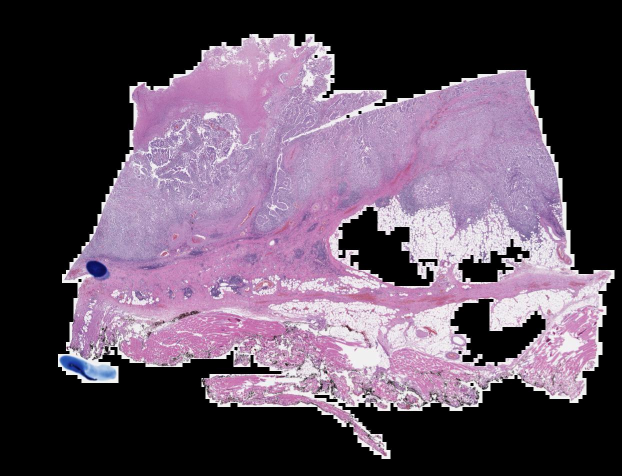
#> input picture data/data_lab_03/part_02/DHMC_0001.jpg, 1244 x 952 px (shown at 1/2 size)
$ python -i process_func.py   (imports and definitions only)
#> lines starting #> are read from the running program, lines starting #| are printed output that depends on the picture; after the words box and inside, x2 and y2 are one past the last pixel; in counts of white or black regions, pixels touching at a corner belong together
#> in generate_mask, image_mask is the input picture: shape (952, 1244, 3); mean B, G, R 96, 78.8, 95.2
### project/src/processing/morphology.py
# -*- coding: utf-8 -*-
# -*- authors : Vincent Roduit -*-
# -*- date : 2024-05-03 -*-
# -*- Last revision: 2024-05-03 -*-
# -*- python version : 3.9.18 -*-
# -*- Description: Functions for morphological transformations -*-

# Importing libraries
import numpy as np
from skimage.morphology import closing, opening, disk, remove_small_holes, remove_small_objects

# [27 lines left out: function remove_holes, not called in this run]


def remove_objects(img_th, size):
    """
    Remove objects from input image that are smaller than size argument.

    Args
    ----
    img_th: np.ndarray (M, N)
        Image mask of size MxN.
    size: int
        Minimal size of objects

    Return
    ------
    img_obj: np.ndarray (M, N)
        Image after remove small objects operation
    """

    # Define default value for input image
    img_obj = np.zeros_like(img_th)
    # ------------------
    # Your code here ...
    img_th = img_th.astype(bool)
    img_obj = remove_small_objects(img_th, size)
    # ------------------

    return img_obj

# [55 lines left out: functions apply_closing, apply_opening, not called in this run]

### project/src/processing/process_func.py
# -*- coding: utf-8 -*-
# -*- authors : Vincent Roduit -*-
# -*- date : 2024-05-03 -*-
# -*- Last revision: 2024-05-17 (Vincent) -*-
# -*- python version : 3.9.18 -*-
# -*- Description: Function used for preprocessing images -*-

# Importing libraries
import numpy as np
import cv2 as cv
import matplotlib.pyplot as plt
import os

# Importing files
from processing.morphology import apply_closing, remove_objects


def enhance_blue_channel(image):
    """
    Enhance the blue channel and suppress other channels.

    Args
    ----
    image: np.ndarray (M, N, 3)
        BGR image of size MxN.

    Return
    ------
    enhanced_image: np.ndarray (M, N, 3)
        Image with enhanced blue channel
    """
    enhanced_image = image.copy()
    enhanced_image[:,:,0] = np.clip(image[:,:,0] * 1.3, 0, 255)  # Enhance Blue channel
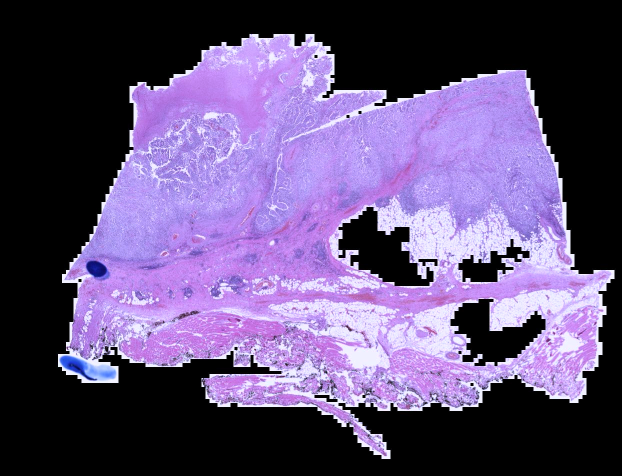
#> enhanced_image: shape (952, 1244, 3) (shown at 1/2 size); mean B, G, R 117.9, 78.8, 95.2
    enhanced_image[:,:,2] = np.clip(image[:,:,2] * 1, 0, 255)  # Suppress Red channel
    enhanced_image[:,:,1] = np.clip(image[:,:,1] * 1, 0, 255)  # Suppress Green channel

    return enhanced_image

# [7 lines left out: function calculate_compactness, not called in this run]

def generate_mask(img):

    image_mask = img.copy()
    image_mask = cv.cvtColor(image_mask, cv.COLOR_RGB2BGR)

    lower_blue_range = [30, 80, 80]  # Lower bound of the HSV range for blue 20, 80, 80
    upper_blue_range = [160, 255, 255]  # Upper bound of the HSV range for blue

    enhanced_image = enhance_blue_channel(image_mask)

    # Convert to HSV color space
    #hsv_image = cv2.cvtColor(image, cv2.COLOR_BGR2HSV)

    # Define the lower and upper range of the blue color in HSV
    lower_range = np.array(lower_blue_range, dtype=np.uint8)
    upper_range = np.array(upper_blue_range, dtype=np.uint8)

    # Create a mask that identifies the blue coins
    mask = cv.inRange(enhanced_image, lower_range, upper_range)
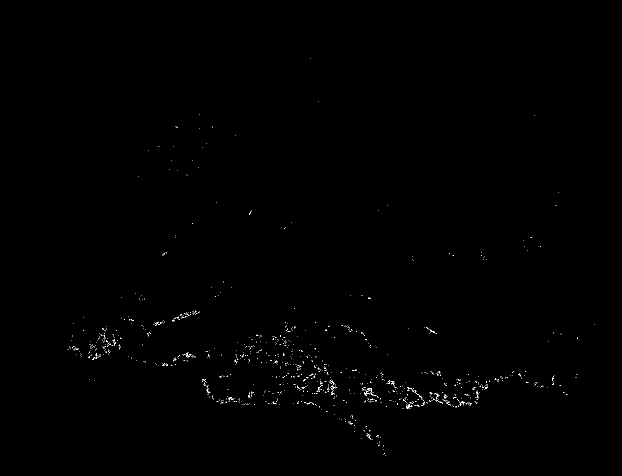
#> mask: shape (952, 1244) (shown at 1/2 size); 0.23% white in thin lines or dots, all inside (x1, y1, x2, y2) = (134, 116, 1189, 911)

    # Apply opening to the mask
    mask = np.uint8(remove_objects(mask, 100) * 255)
#> in remove_objects, `img_obj = remove_small_objects(img_th, size)`: img_obj: shape (952, 1244) bool; every value is 0

    kernel = np.ones((2, 2), np.uint8)
    mask = cv.morphologyEx(mask, cv.MORPH_OPEN, kernel)

    # apply closing to the mask
    kernel = np.ones((7, 7), np.uint8)
    mask = cv.morphologyEx(mask, cv.MORPH_CLOSE, kernel)

    # Apply Gaussian blur to the mask
    mask = cv.GaussianBlur(mask, (13, 13), 0)

    circles = cv.HoughCircles(mask, cv.HOUGH_GRADIENT, dp=1, minDist=50, param1=10, param2=25, minRadius=40, maxRadius=120) # 32
#> circles = None
    if circles is not None:
        circles = np.uint16(np.around(circles))
        for i in circles[0, :]:
            cv.circle(image_mask, (i[0], i[1]), i[2], (0, 0, 0), 2)

    image_mask = cv.cvtColor(image_mask, cv.COLOR_BGR2RGB)

    return image_mask


# [126 lines left out: functions detect_contours_single_img, detect_contours, detour_coins, not called in this run]

import numpy as np

# [27 lines left out: function crop_coins, not called in this run]

>>> import cv2
>>> picture = cv2.cvtColor(cv2.imread('../../../data/data_lab_03/part_02/DHMC_0001.jpg'), cv2.COLOR_BGR2RGB)
>>> result = generate_mask(picture)

$ run again, on data/data_lab_03/part_02/DHMC_0007.jpg
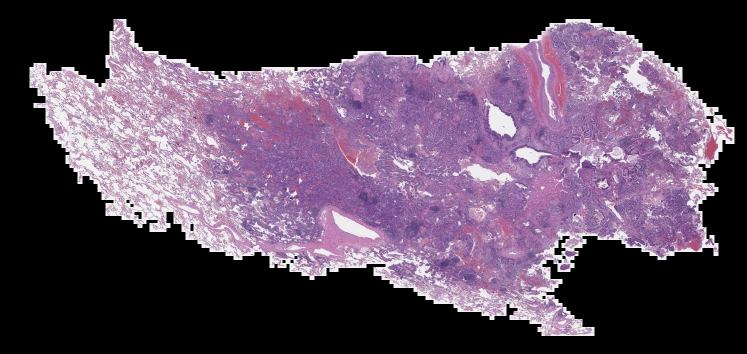
#> input picture data/data_lab_03/part_02/DHMC_0007.jpg, 1494 x 707 px (shown at 1/2 size)
#> in generate_mask, image_mask is the input picture: shape (707, 1494, 3); mean B, G, R 92.5, 72.9, 90.3
#> in enhance_blue_channel, `enhanced_image[:,:,0] = np.clip(image[:,:,0] * 1.3, 0, 255)`:
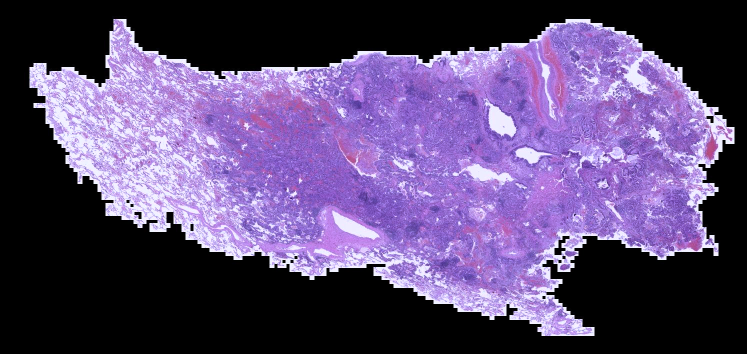
#> enhanced_image: shape (707, 1494, 3) (shown at 1/2 size); mean B, G, R 113.9, 72.9, 90.3
#> in generate_mask, `mask = cv.inRange(enhanced_image, lower_range, upper_range)`:
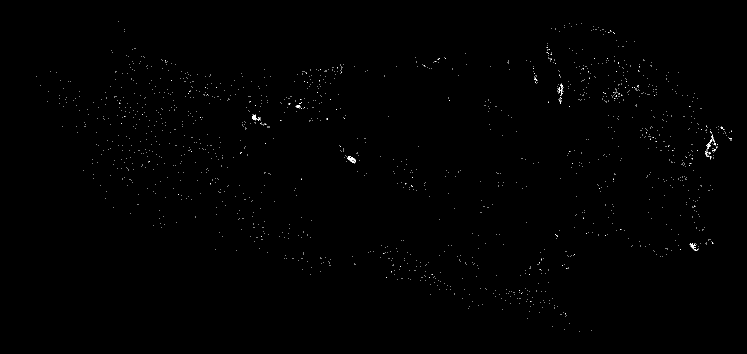
#> mask: shape (707, 1494) (shown at 1/2 size); 0.24% white in thin lines or dots, all inside (x1, y1, x2, y2) = (72, 42, 1464, 663)
#> img_obj: shape (707, 1494) bool; every value is 0
#> circles = None
